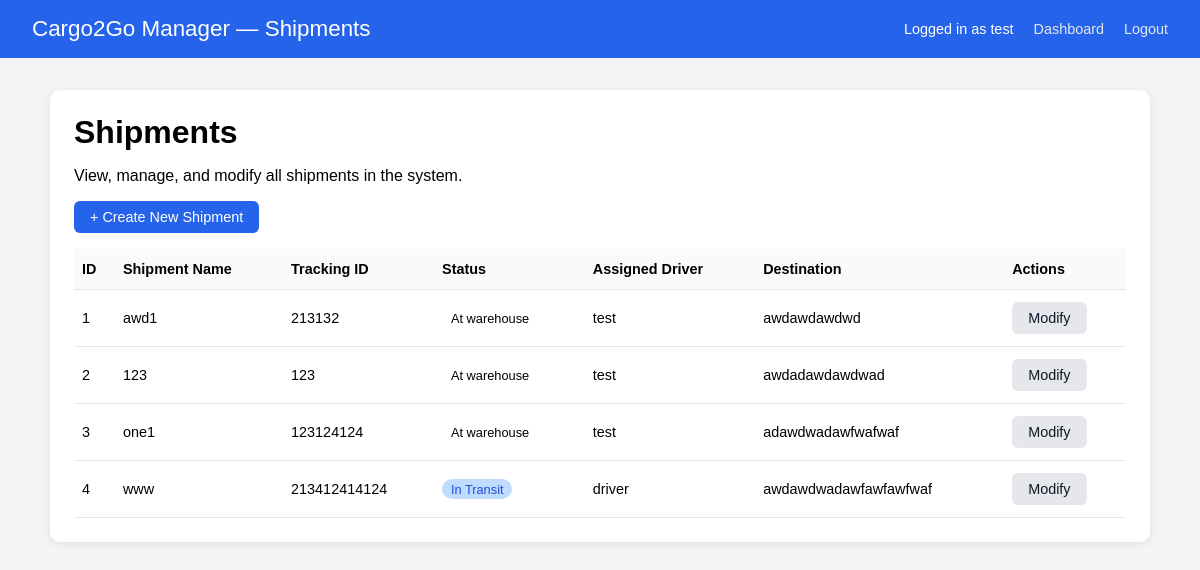
Before: /manager/shipments/ (signed in) with the older database file.
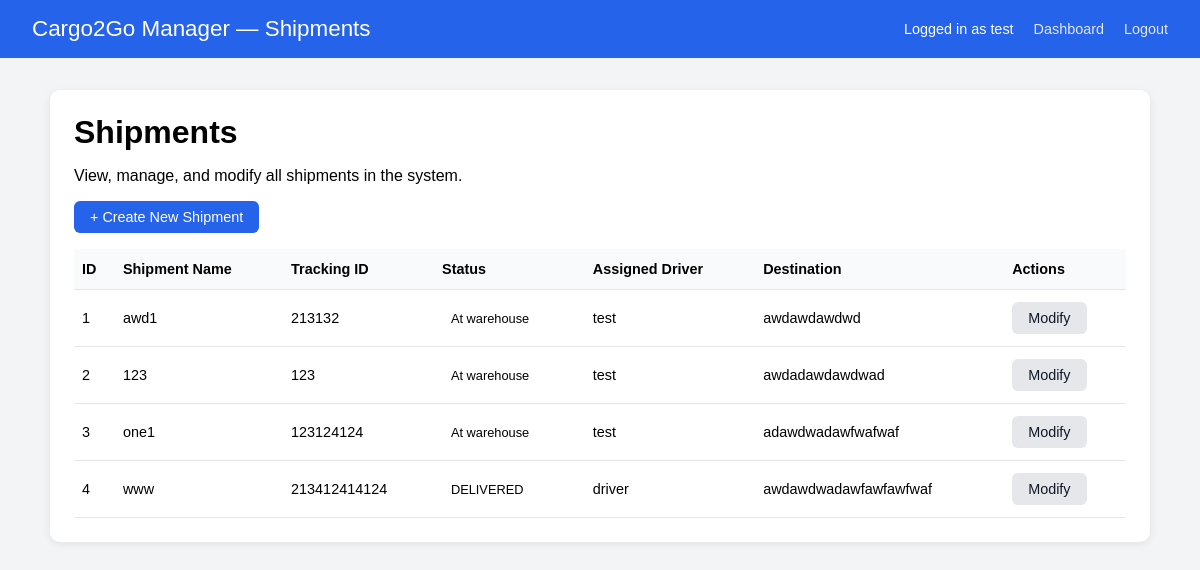
After: the same page with the newer database file.
### shipments/models.py (models this page shows, shortened)
class Shipments(models.Model):
    shipment_name = models.CharField(max_length=50)
    Status_choices = [
        ('In_Transit', 'In Transit'),
        ('At_Warehouse', 'At warehouse'),
        ('Deliver', "Out for Delivery"),
        ('Delivered', "Delivered")
    ]
    status = models.CharField(choices=Status_choices, default="At_Warehouse", max_length=20)
    assigned_driver = models.ForeignKey(User, null=True, blank=True, on_delete=models.SET_NULL, related_name="assigned_shipments")
    customer = models.ForeignKey(User, null=True, blank=True, on_delete=models.SET_NULL, related_name="customer_shipments")
    tracking_id = models.CharField(max_length=20, unique=True, validators=[RegexValidator(regex=r"^[A-Z0-9-]+$", message="Tracking ID input invalid.")])
    destination = models.TextField()

### shipments/views.py (the view)
# urls.py: path("manager/shipments/", shipment_views.manager_shipment_list, name = "manager_shipments"),
@login_required
@group_required("Manager", "Admin")
def manager_shipment_list(request):
    shipments = Shipments.objects.all()
    return render(request, "managerlist.html", {"shipments": shipments})

### templates/managerlist.html (shortened to what this page needs)
<!DOCTYPE html>
<html lang="en">
<head>
</head>
<body>
<header>
    <div>Cargo2Go Manager &mdash; Shipments</div>
    <div class="right">
        Logged in as {{ user.username }}
        <a href="{% url 'home' %}">Dashboard</a>
        <a href="{% url 'logout' %}">Logout</a>
    </div>
</header>
<div class="container">
    <div class="card">
        <h1>Shipments</h1>
        <p>View, manage, and modify all shipments in the system.</p>
        <div class="actions">
            <a href="{% url 'manager_shipment_create' %}" class="btn btn-primary">
                + Create New Shipment
            </a>
        </div>
        {% if shipments %}
            <table>
                <thead>
                    <tr>
                        <th>ID</th>
                        <th>Shipment Name</th>
                        <th>Tracking ID</th>
                        <th>Status</th>
                        <th>Assigned Driver</th>
                        <th>Destination</th>
                        <th>Actions</th>
                    </tr>
                </thead>
                <tbody>
                    {% for shipment in shipments %}
                        <tr>
                            <td>{{ shipment.id }}</td>
                            <td>{{ shipment.shipment_name }}</td>
                            <td>{{ shipment.tracking_id }}</td>
                            <td>
                                <span class="status-pill status-{{ shipment.status }}">
                                    {{ shipment.get_status_display }}
                                </span>
                            </td>
                            <td>{{ shipment.assigned_driver }}</td>
                            <td>{{ shipment.destination }}</td>
                            <td>
                                <a href="{% url 'manager_modify' shipment.id %}"
                                   class="btn btn-secondary">Modify</a>
                            </td>
                        </tr>
                    {% endfor %}
                </tbody>
            </table>
        {% else %}
            <p>No shipments found yet. Click "Create New Shipment" to add one.</p>
        {% endif %}
    </div>
</div>
</body>
</html>

Changed rows visible on the page:
changed Shipments "www": status "In Transit" → "DELIVERED"
